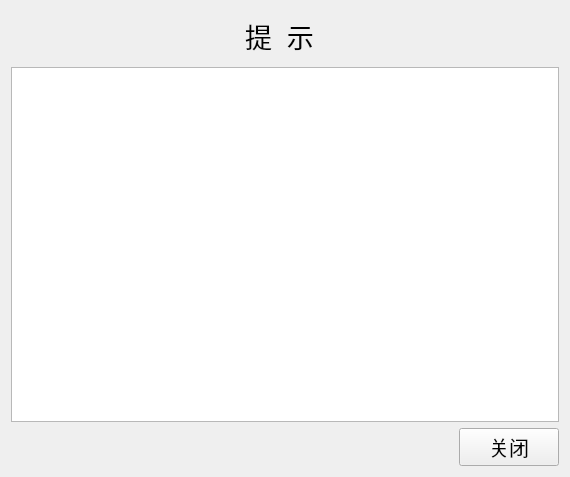
<?xml version="1.0" encoding="UTF-8"?>
<ui version="4.0">
 <class>OperateHelp</class>
 <widget class="QWidget" name="OperateHelp">
  <property name="geometry">
   <rect>
    <x>0</x>
    <y>0</y>
    <width>570</width>
    <height>477</height>
   </rect>
  </property>
  <property name="windowTitle">
   <string>Form</string>
  </property>
  <layout class="QVBoxLayout" name="verticalLayout">
   <item>
    <layout class="QHBoxLayout" name="horizontalLayout">
     <item>
      <spacer name="horizontalSpacer">
       <property name="orientation">
        <enum>Qt::Horizontal</enum>
       </property>
       <property name="sizeHint" stdset="0">
        <size>
         <width>40</width>
         <height>20</height>
        </size>
       </property>
      </spacer>
     </item>
     <item>
      <widget class="QLabel" name="label_title">
       <property name="minimumSize">
        <size>
         <width>80</width>
         <height>50</height>
        </size>
       </property>
       <property name="font">
        <font>
         <pointsize>20</pointsize>
        </font>
       </property>
       <property name="text">
        <string>提  示</string>
       </property>
      </widget>
     </item>
     <item>
      <spacer name="horizontalSpacer_2">
       <property name="orientation">
        <enum>Qt::Horizontal</enum>
       </property>
       <property name="sizeHint" stdset="0">
        <size>
         <width>40</width>
         <height>20</height>
        </size>
       </property>
      </spacer>
     </item>
    </layout>
   </item>
   <item>
    <widget class="QTextEdit" name="textEdit_message">
     <property name="font">
      <font>
       <pointsize>15</pointsize>
      </font>
     </property>
    </widget>
   </item>
   <item>
    <layout class="QHBoxLayout" name="horizontalLayout_2">
     <item>
      <spacer name="horizontalSpacer_3">
       <property name="orientation">
        <enum>Qt::Horizontal</enum>
       </property>
       <property name="sizeHint" stdset="0">
        <size>
         <width>40</width>
         <height>20</height>
        </size>
       </property>
      </spacer>
     </item>
     <item>
      <widget class="QPushButton" name="pushButton_close">
       <property name="minimumSize">
        <size>
         <width>100</width>
         <height>30</height>
        </size>
       </property>
       <property name="font">
        <font>
         <pointsize>15</pointsize>
        </font>
       </property>
       <property name="text">
        <string>关闭</string>
       </property>
      </widget>
     </item>
    </layout>
   </item>
  </layout>
 </widget>
 <resources/>
 <connections/>
</ui>
